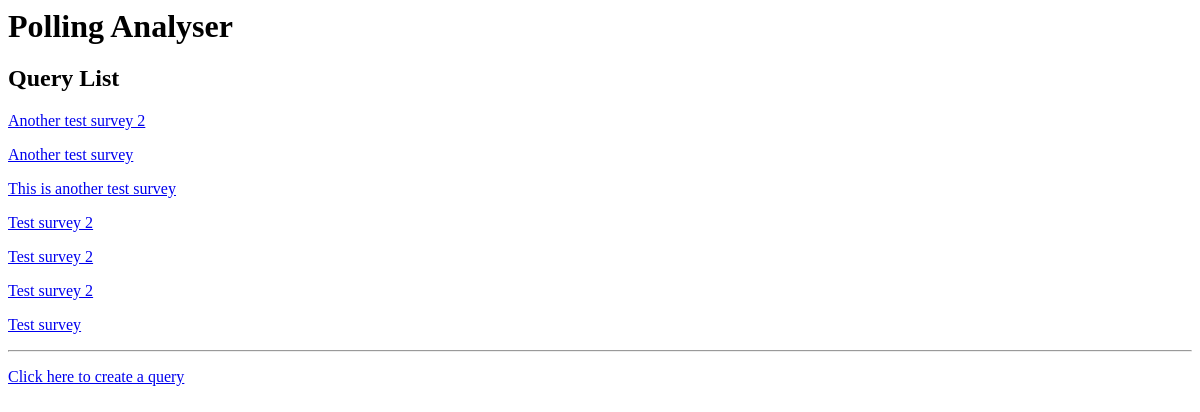
Before: / with the older database file.
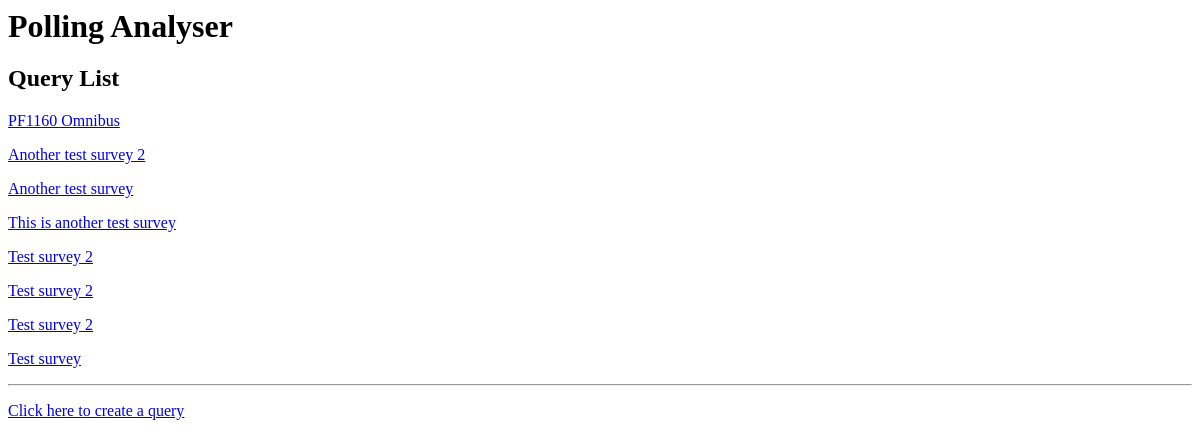
After: the same page with the newer database file.
### queries/models.py (models this page shows, shortened)
class Query(models.Model):
    user = models.ForeignKey(User, on_delete=models.CASCADE)
    survey_name = models.CharField(max_length=200)
    starting_qid = models.IntegerField()
    ending_qid = models.IntegerField()
    created_at = models.DateTimeField(auto_now_add=True)
    class Meta:
        ordering = ["-created_at"]

### queries/views.py (the view)
# urls.py: path('', views.QueryList.as_view(), name='home'),
class QueryList(generic.ListView):
    model = Query
    queryset = Query.objects.all()
    template_name = 'query_list.html'
    paginate_by = 10

### templates/query_list.html
{% extends "base.html" %}
{% block content %}
<h2>Query List</h2>
{% for query in query_list %}
    <p><a href="{% url 'detail' query.pk %}">{{ query.survey_name }}</a></p>
{% endfor %}
<hr/>
<p><a href="{% url 'create' %}">Click here to create a query</a></p>
{% endblock %}

Changed rows visible on the page:
added Query: survey_name "PF1160 Omnibus"
